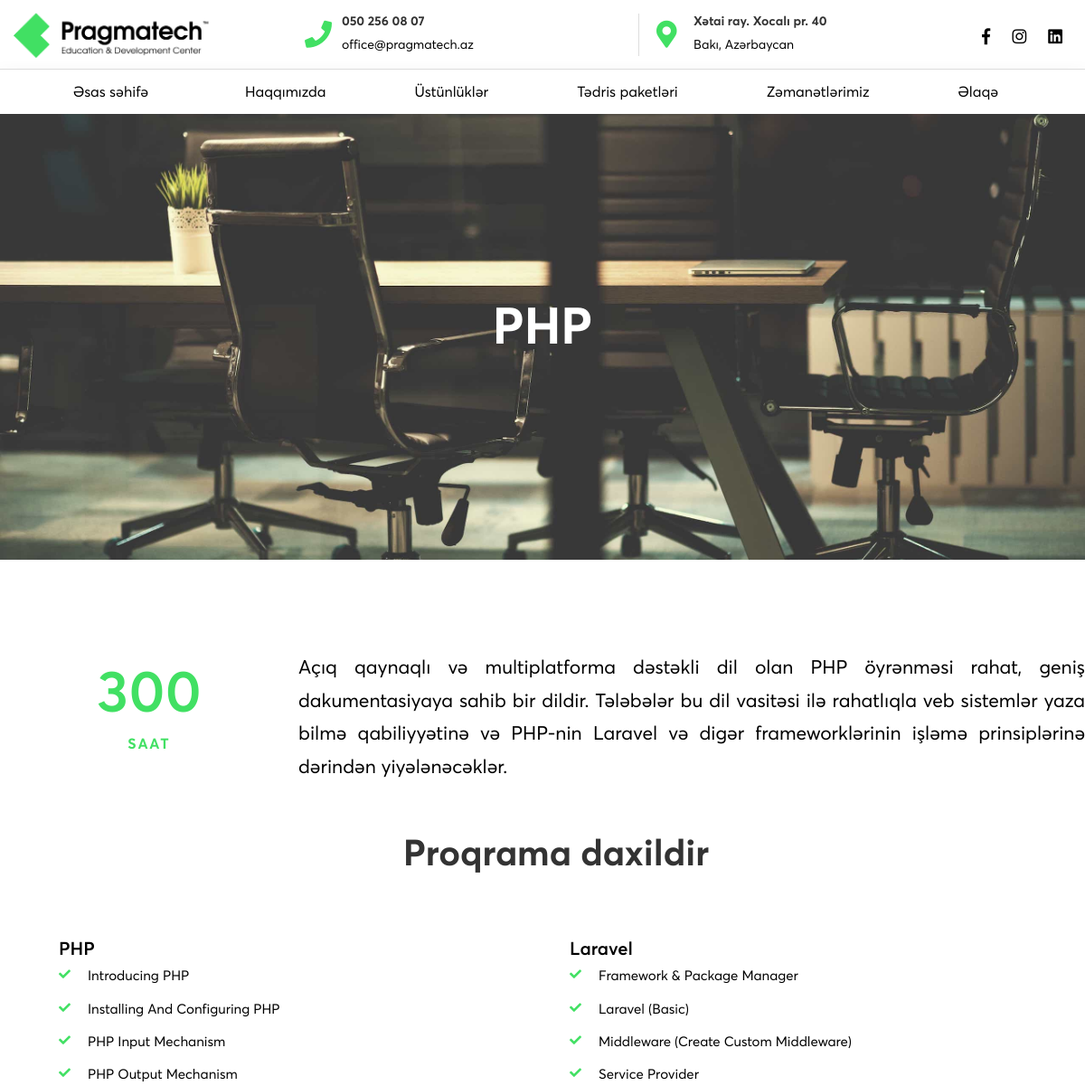
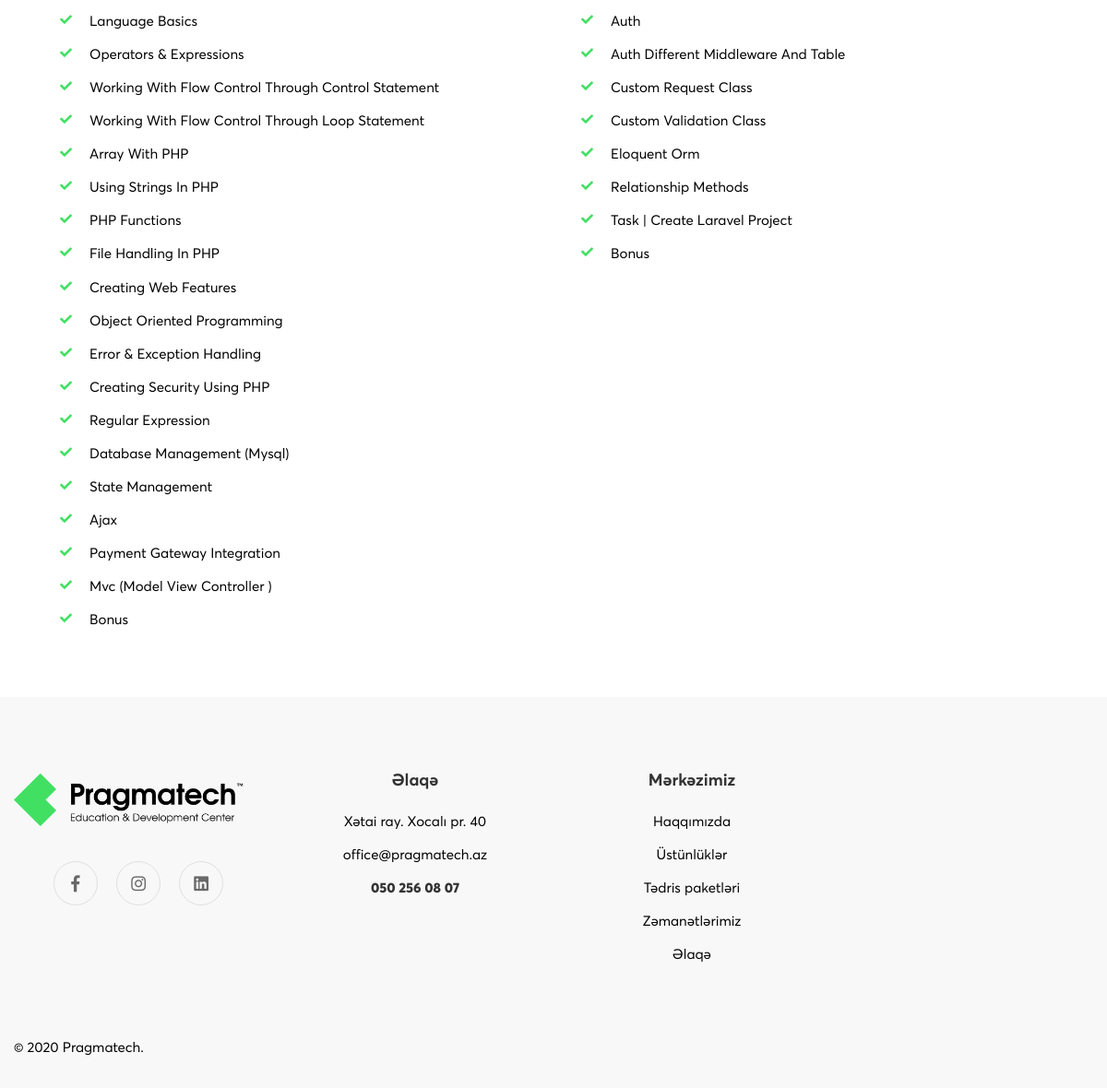
Page /tədris-paketləri/PHP on the committed database (2 pictures, top to bottom).
### PragmatechApp/models.py (models this page shows)
class Package(Base):
    __tablename__ = 'Package'
    id = db.Column(db.Integer, primary_key=True)
    pack_img = db.Column(db.String(100), nullable=False)
    title = db.Column(db.Text, nullable=False)
    description = db.Column(db.Text, nullable=False)
    all_details = db.Column(db.Text, nullable=False)

### PragmatechApp/user/routes.py (the view)
@user.route('/tədris-paketləri/<string:pack_name>')
def package_details(pack_name):
    if session.query(Package).filter_by(title=pack_name).first():
        package = session.query(Package).filter_by(title=pack_name).first()
        selectedBanner = session.query(BannerImg).filter_by(page_name=pack_name).first()
        banner_file = url_for('static', filename='user_assets/images/site_pics/' + selectedBanner.banner_img)
        return render_template('package_details.html', banner_file=banner_file, package=package)

### PragmatechApp/user/templates/package_details.html
{% extends 'layout.html' %} {% block main %}
<div class="site-wrapper-reveal">
    <div class="about-banner-wrap banner-space bg-img" data-bg="{{ banner_file }}">
        <div class=" container">
            <div class="row">
                <div class="col-lg-8 ml-auto mr-auto">
                    <div class="about-banner-content text-center">
                        <h1 class="mb-15 text-white">{{ package.title }}</h1>
                    </div>
                </div>
            </div>
        </div>
    </div>
    <div class="feature-large-images-wrapper section-space--ptb_100">
        <div class="container">
            <div class="cybersecurity-about-box">
                {{ package.all_details|safe }}
            </div>
        </div>
    </div>
</div>
{% endblock %}

### PragmatechApp/static/user_assets/css/new-changes.css (style rules this page uses)
.package-text { font-size:21px;text-align:justify }
.package-fun .fun-fact__count { color:#41e063 }
.package-fun .fun-fact__text { color:#41e063 }
.second-header { font-size:20px;font-weight:600 }
#package-syl .card-body { display:flex;justify-content:flex-start;align-items:flex-start }
.text-white { font-weight:700 }
.site-wrapper-reveal { position:relative }
.about-banner-wrap { background-size:cover;background-repeat:no-repeat;background-position:center;background-repeat:no-repeat;background-size:cover }

### rows in the picture
Package: title "PHP", all_details "300 SAAT Açıq qaynaqlı və multiplatforma dəstəkli dil olan PHP öyrənməsi rahat, geniş dakumentasiyaya sahib bir dildir. Tələbələr bu dil vasitəsi ilə rahatlıqla veb sistemlər yaza bilmə qabiliyyətinə və PHP-nin Laravel və digər frameworklərinin işləmə prinsiplərinə dərindən yiyələnəcəklər. Proqrama daxildir PHP Introducing PHP Installing And Configuring PHP PHP Input Mechanism PHP Output Mechanism Language Basics Operators & Expressions Working With Flow Control Through Control Statement Working With Flow Control Through Loop Statement Array With PHP Using Strings In PHP PHP Functions File Handling In PHP Creating Web Features Object Oriented Programming Error & Exception Handling Creating…"
